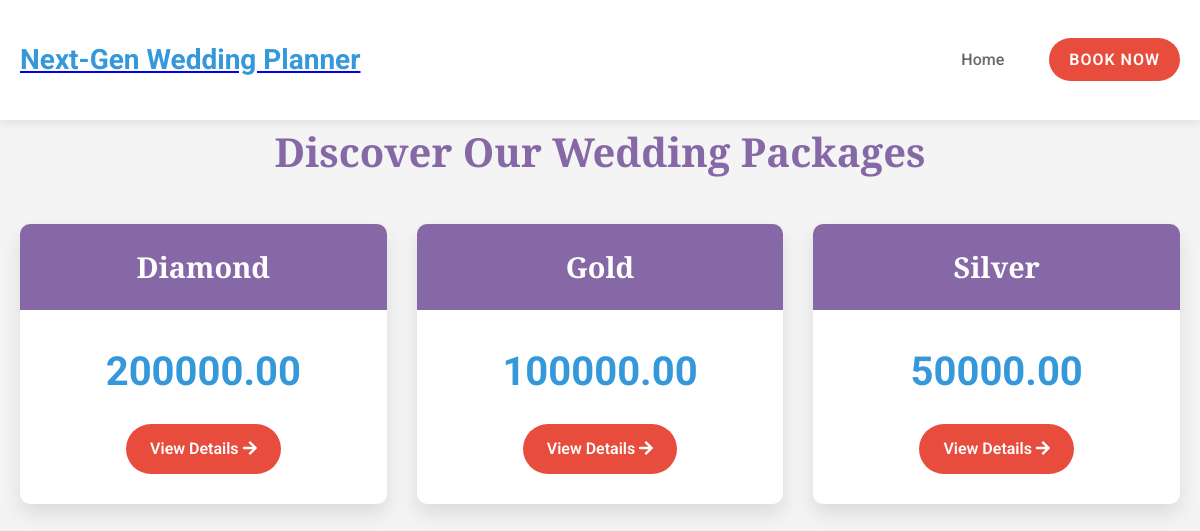
The app's page /caters/ with its own data.
### store/models.py (models this page shows)
class Package(models.Model):
    package_id = models.AutoField(primary_key=True)
    name = models.CharField(max_length=100)
    price = models.DecimalField(max_digits=10, decimal_places=2)

### store/views.py (the view)
# urls.py: path('caters/', views.cater_list, name='cater_list'),
def cater_list(request):
    packages = Package.objects.exclude(package_id=1)
    context = {
        'packages': packages
    }
    return render(request, 'caters_package.html', context)

### templates/caters_package.html (shortened to what this page needs)
<!DOCTYPE html>
<html lang="en">
<head>
    <link href="https://cdnjs.cloudflare.com/ajax/libs/font-awesome/5.15.3/css/all.min.css" rel="stylesheet">
</head>
<body>
    <header>
        {% include 'headercustomer.html' %}
    </header>
    <div class="container-wrapper">
        <h1 class="page-title">Discover Our Wedding Packages</h1>
        <div class="packages-grid">
            {% for package in packages %}
                <div class="package-card">
                    <div class="package-header">
                        <h2>{{ package.name }}</h2>
                    </div>
                    <div class="package-content">
                        <div class="package-price">{{ package.price }}</div>
                        <a href="{% url 'photographer_details' package.package_id %}" class="btn-view-details">
                            View Details <i class="fas fa-arrow-right"></i>
                        </a>
                    </div>
                </div>
            {% empty %}
                <p>No packages available at the moment.</p>
            {% endfor %}
        </div>
    </div>
</body>
</html>

### templates/caters_package.html (style rules this page uses)
:root { --primary-color: #3a6ea5; --secondary-color: #004e98; --accent-color: #ff6b6b; --background-color: #f0f4f8; --card-background: #ffffff; --text-color: #333333; --shadow: 0 10px 20px rgba(0, 0, 0, 0.1); }
body { font-family: 'Roboto', sans-serif; background-color: var(--background-color); color: var(--text-color); margin: 0; padding: 0; line-height: 1.6; }
header { background-color: var(--secondary-color); color: white; padding: 20px 0; position: fixed; width: 100%; top: 0; z-index: 1000; }
.container-wrapper { max-width: 1200px; margin: 120px auto 40px; padding: 0 20px; }
.page-title { font-family: 'Playfair Display', serif; text-align: center; font-size: 2.5rem; color: #8668A7; margin-bottom: 40px; }
.packages-grid { display: grid; grid-template-columns: repeat(auto-fit, minmax(300px, 1fr)); gap: 30px; }
.package-card { background-color: var(--card-background); border-radius: 10px; overflow: hidden; box-shadow: var(--shadow); transition: transform 0.3s ease, box-shadow 0.3s ease; }
.package-header { background-color:#8668A7; color: white; padding: 20px; text-align: center; }
.package-header h2 { margin: 0; font-size: 1.8rem; font-weight: 700; font-family: 'Playfair Display', serif; }
.package-content { padding: 30px; text-align: center; }
.package-price { font-size: 2.5rem; font-weight: 700; color: var(--primary-color); margin-bottom: 20px; }
.btn-view-details { display: inline-block; background-color: var(--accent-color); color: white; text-decoration: none; padding: 12px 24px; border-radius: 30px; font-weight: 600; transition: background-color 0.3s ease, transform 0.3s ease; }

### templates/headercustomer.html (style rules this page uses)
:root { --primary-color: #3498db; --secondary-color: #f4f4f4; --accent-color: #e74c3c; --text-color: #333; --header-height: 80px; }
body, html { margin: 0; padding: 0; font-family: 'Roboto', sans-serif; background-color: var(--secondary-color); color: var(--text-color); }
header { background-color: white; box-shadow: 0 2px 10px rgba(0, 0, 0, 0.1); position: fixed; top: 0; left: 0; right: 0; z-index: 1000; }

### records on screen
Package: name "Diamond", price "200000.00"
Package: name "Gold", price "100000.00"
Package: name "Silver", price "50000.00"
